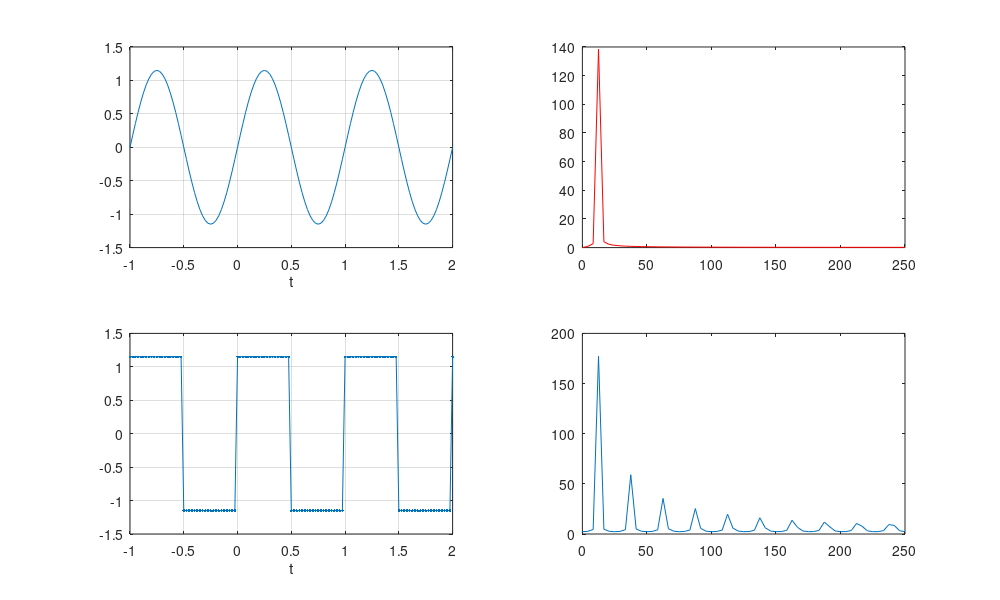

Write the MATLAB code that produced this figure.
% inizializzo alcune variabili
clear

close all

srate = 500;

% time vector
t = linspace(-pi,2*pi,121);
t_lin = t/pi;

% ampl vector
square_wave = 1.15*square(2*t);
sine_wave = 1.15*sin(2*t)


%% figure
figure
subplot(221)
%plot(t_lin, square_wave,'.-')
%hold
plot(t_lin, sine_wave) % sin wave
xlabel('t')
grid on

subplot(222)
% compute FFT
sig_fft=fft(sine_wave);
hz = linspace(0,srate/2,floor(length(t_lin)/2)+1);
plot(hz,abs(sig_fft(1:length(hz))*2), 'red')


subplot(223)
plot(t_lin, square_wave,'.-')
%hold
%plot(t_lin, sine_wave) % sin wave
xlabel('t')
%xlabel('t / \pi')
grid on

subplot(224)
% compute FFT
sig_fft=fft(square_wave);
hz = linspace(0,srate/2,floor(length(t_lin)/2)+1);
plot(hz,abs(sig_fft(1:length(hz))*2))


%title('Error','fontweight','normal');
set(gcf,'PaperUnits','inches','PaperPosition',[0 0 10 6])
print(['../Figures/s_04_square_wave_FFT'], '-djpeg', '-r300');










